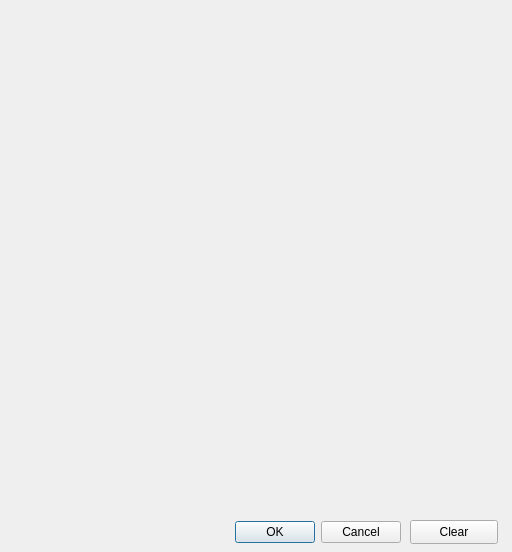
<?xml version="1.0" encoding="UTF-8"?>
<ui version="4.0">
 <class>DrawDialog</class>
 <widget class="QDialog" name="DrawDialog">
  <property name="geometry">
   <rect>
    <x>0</x>
    <y>0</y>
    <width>512</width>
    <height>552</height>
   </rect>
  </property>
  <property name="windowTitle">
   <string>Dialog</string>
  </property>
  <widget class="QDialogButtonBox" name="buttonBox">
   <property name="geometry">
    <rect>
     <x>230</x>
     <y>520</y>
     <width>171</width>
     <height>24</height>
    </rect>
   </property>
   <property name="orientation">
    <enum>Qt::Horizontal</enum>
   </property>
   <property name="standardButtons">
    <set>QDialogButtonBox::Cancel|QDialogButtonBox::Ok</set>
   </property>
   <property name="centerButtons">
    <bool>false</bool>
   </property>
  </widget>
  <widget class="QPushButton" name="pushButtonClear">
   <property name="geometry">
    <rect>
     <x>410</x>
     <y>520</y>
     <width>88</width>
     <height>24</height>
    </rect>
   </property>
   <property name="text">
    <string>Clear</string>
   </property>
  </widget>
 </widget>
 <resources/>
 <connections>
  <connection>
   <sender>buttonBox</sender>
   <signal>accepted()</signal>
   <receiver>DrawDialog</receiver>
   <slot>accept()</slot>
   <hints>
    <hint type="sourcelabel">
     <x>248</x>
     <y>254</y>
    </hint>
    <hint type="destinationlabel">
     <x>157</x>
     <y>274</y>
    </hint>
   </hints>
  </connection>
  <connection>
   <sender>buttonBox</sender>
   <signal>rejected()</signal>
   <receiver>DrawDialog</receiver>
   <slot>reject()</slot>
   <hints>
    <hint type="sourcelabel">
     <x>316</x>
     <y>260</y>
    </hint>
    <hint type="destinationlabel">
     <x>286</x>
     <y>274</y>
    </hint>
   </hints>
  </connection>
 </connections>
</ui>
